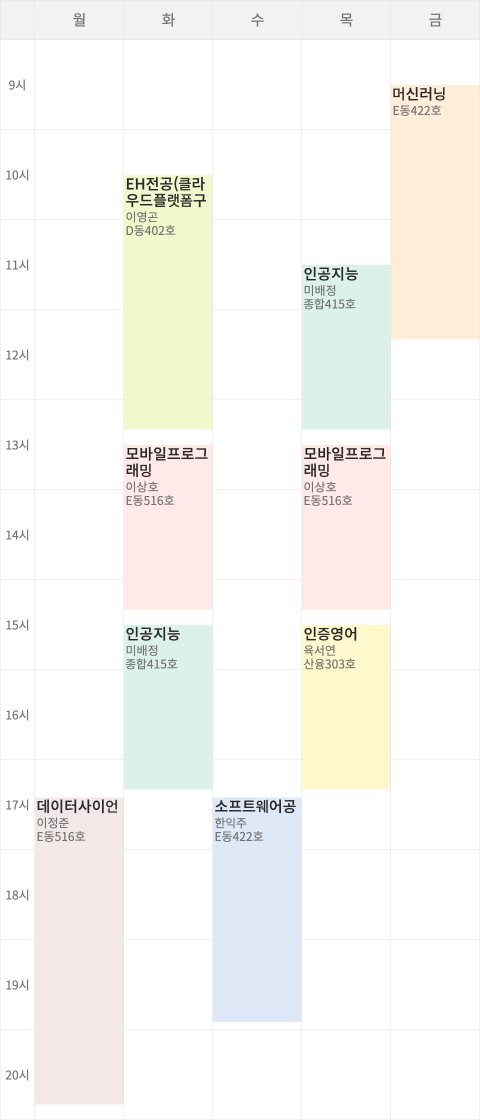
#> input picture everytime-parse-api/assets/everytime.png, 960 x 2240 px, found by its file name (shown at 1/2 size)
$ python vision.py
#> lines starting #> are read from the running program, lines starting #| are printed output that depends on the picture; after the words box and inside, x2 and y2 are one past the last pixel; in counts of white or black regions, pixels touching at a corner belong together
from typing import BinaryIO, List, Tuple, Union
import pprint
import math
import cv2
import numpy as np


def normal_round(n):
    if n - math.floor(n) < 0.5:
        return math.floor(n)
    return math.ceil(n)


def smoothen_minutes(minutes):
    if (remainder := minutes % 10) <= 3:
        return minutes - remainder
    elif remainder >= 7:
        return minutes - remainder + 10
    else:
        return minutes - remainder + 5


def get_coords(img, colors, is_mobile_image=False):
    coords = []
    for color in colors:
        if len(set(color.tolist())) != 1:
            continue

        mask_color = cv2.inRange(img, color, color)
        contours, _ = cv2.findContours(
            mask_color, cv2.RETR_EXTERNAL, cv2.CHAIN_APPROX_SIMPLE)

        for contour in contours:
            x, y, w, h = map(int, cv2.boundingRect(contour))
            if x <= 1 or y <= 1:
                continue
            if 50 > w or 50 > h:
                continue
            coords.append((x, y, w, h))

    coords.sort()
    padding_x, padding_y, _, _ = coords[0]
    coords.sort(key=lambda x: x[3], reverse=True)

    _, _, one_day_x, one_hour_y = coords[len(coords)//2]

    # add border height
    if is_mobile_image:
        one_hour_y += 2
    else:
        one_hour_y += 1

    return padding_x, padding_y, one_day_x, one_hour_y


def parse_img(img_url: str = "", img_file: BinaryIO = None, debug: bool = False):
#> called with img_url = './assets/everytime.png', debug = True
    if img_url:
        img: np.ndarray = cv2.imread(img_url)
#> img is the input picture: shape (2240, 960, 3); mean B, G, R 243.3, 247, 247.6
    elif img_file:
        file_bytes = np.fromstring(img_file.read(), dtype=np.uint8)
        img: np.ndarray = cv2.imdecode(file_bytes, cv2.IMREAD_COLOR)
    else:
        return []
    img_y, img_x, _ = img.shape
#> img_y = 2240; img_x = 960

    # 일단 이걸로 판단할 수 있음
    # 더 좋은 해결책 TODO
    is_mobile_image = img_x != 960
#> is_mobile_image = False

    if is_mobile_image:
        width = 1038
    else:
        width = 960

    r = width / float(img_x)
#> r = 1
    dim = (width, int(img_y * r))
#> dim = (960, 2240)

    img = cv2.resize(img, dim)

    img_y, img_x, _ = img.shape

    reshaped: np.ndarray = np.reshape(img, (-1, 3))  # 2d rgb to 1d rgb
    colors: np.ndarray = np.unique(reshaped, axis=0)
#> colors = 2112 rows, first 8: [41, 41, 41], [49, 52, 51], [49, 52, 52], [50, 51, 52], [51, 51, 50], [51, 51, 51], [51, 51, 52], [55, 59, 58]

    result_img = img.copy()
    result = {}

    week = ['sun', 'mon', 'tue', 'wed', 'thu', 'fri', 'sat']

    for day in week:
        result[day] = []

    padding_x, padding_y, one_day_x, one_hour_y = get_coords(
        img, colors, is_mobile_image)
#> the loop in get_coords, `for color in colors:` made 2112 passes
#> pass 1, in get_coords, `mask_color = cv2.inRange(img, color, color)`:
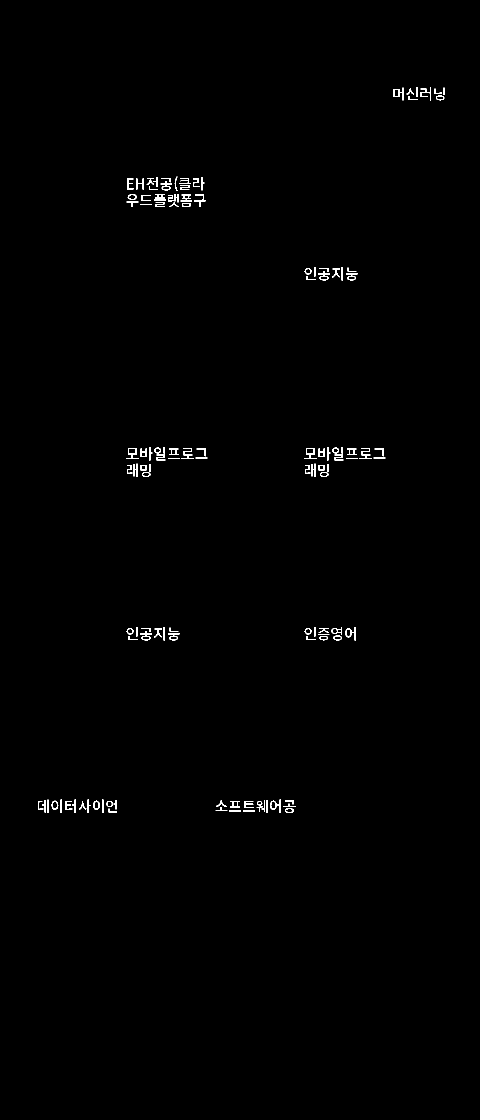
#> mask_color: shape (2240, 960) (shown at 1/2 size); 0.47% white in thin lines or dots, all inside (x1, y1, x2, y2) = (76, 174, 889, 1626)
#> after the loop in get_coords, `for color in colors:`:
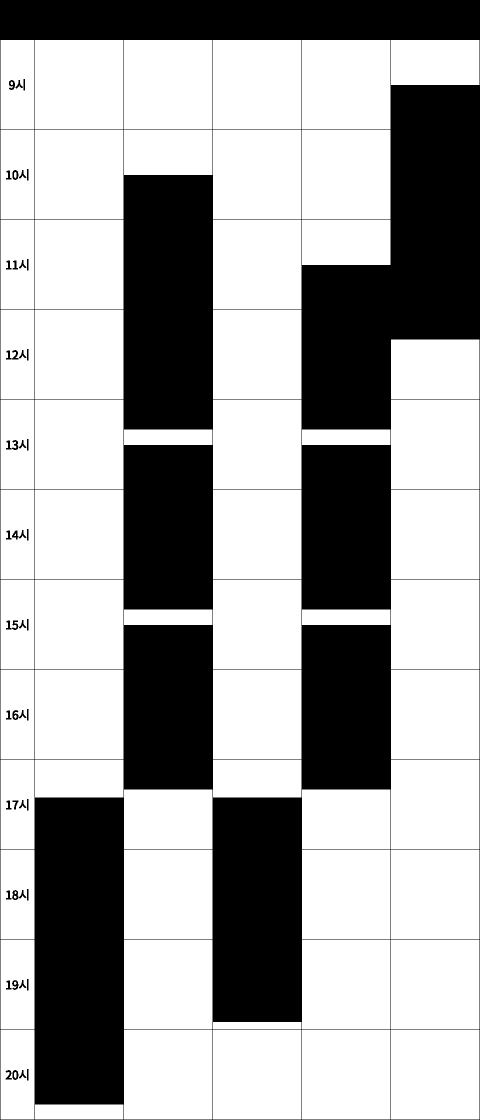
#> mask_color: shape (2240, 960) (shown at 1/2 size); 64.5% white; 48 black regions, largest, box (x1, y1, x2, y2) and area: (0, 0, 960, 2240) 759141, (24, 1780, 37, 1800) 155, (18, 160, 30, 180) 148
#> after the loop in get_coords, `for color in colors:`: coords = 42 items, first 6: (782, 2060, 177, 179), (604, 2060, 177, 179), (426, 2060, 177, 179), (248, 2060, 177, 179), (782, 1880, 177, 179), (604, 1880, 177, 179)
#> in get_coords, `padding_x, padding_y, _, _ = coords[0]`: padding_x = 70; padding_y = 80
#> in get_coords, `_, _, one_day_x, one_hour_y = coords[len(coords)//2]`: one_day_x = 177; one_hour_y = 179
#> in get_coords, `one_hour_y += 1`: one_hour_y = 180
#> padding_x = 70; padding_y = 80; one_day_x = 177; one_hour_y = 180

    initial_hour = 9.0

    for color in colors:
        if len(set(color.tolist())) == 1:
            continue
        mask_color = cv2.inRange(img, color, color)
        contours, _ = cv2.findContours(
            mask_color, cv2.RETR_EXTERNAL, cv2.CHAIN_APPROX_SIMPLE)

        for contour in contours:
            x, y, w, h = map(int, cv2.boundingRect(contour))

            if x == 0 or y == 0:
                continue
            if 50 > w or 50 > h:
                continue

            starting_time = initial_hour + (y - padding_y) / one_hour_y
            end_time = starting_time + (h / one_hour_y)
            starting_time = round(starting_time, 2)
            end_time = round(end_time, 2)

            starting_hour = int(starting_time // 1)
            end_hour = int(end_time // 1)

            starting_minutes = 0
            end_minutes = 0

            if starting_time % 1.0:
                starting_minutes = normal_round(
                    (starting_time % 1.0) * 60.0)  # avoid banker's rounding
            if end_time % 1.0:
                end_minutes = normal_round((end_time % 1.0) * 60.0)
                if end_minutes >= 59:  # avoid IEEE 754 error
                    end_hour += 1
                    end_minutes = 0
            starting_minutes, end_minutes = map(
                smoothen_minutes, [starting_minutes, end_minutes])

            day_num = round((x - padding_x) / one_day_x) + 1
            day = week[day_num]

            duplicate_list = [(idx, time) for idx, time in enumerate(result[day]) if
                              (time['starting_hour'] ==
                               starting_hour and abs(time['starting_minutes']-starting_minutes) <= 1) or
                              (time['end_hour'] == end_hour and abs(time['end_minutes']-end_minutes) <= 1)]

            dic = {'starting_hour': starting_hour, 'starting_minutes': starting_minutes,
                   'end_hour': end_hour, 'end_minutes': end_minutes}

            if duplicate_list:
                idx, duplicate = duplicate_list[0]
                starting_equals = duplicate['starting_hour'] == starting_hour and abs(
                    duplicate['starting_minutes']-starting_minutes) <= 1
                end_equals = duplicate['end_hour'] == end_hour and abs(
                    duplicate['end_minutes']-end_minutes) <= 1

                starting_includes = duplicate['starting_hour'] >= starting_hour and duplicate[
                    'starting_minutes'] >= starting_minutes
                end_includes = duplicate['end_hour'] <= end_hour and duplicate['end_minutes'] <= end_minutes

                if (starting_equals and end_includes) or (starting_includes and end_equals):
                    result[day][idx] = dic
                else:
                    continue
            else:
                result[day].append(dic)

            result_img = cv2.rectangle(
                result_img, (x, y), (x+w, y+h), (0, 0, 255), 2)
#> this loop made 2112 passes
#> (color, contours) on passes 2 to 4: ([49, 52, 51], 39 contours, all with area under 20), ([49, 52, 52], 19 contours, all with area under 20), ([50, 51, 52], 11 contours, all with area under 20)
#> pass 2, in parse_img, `mask_color = cv2.inRange(img, color, color)`:
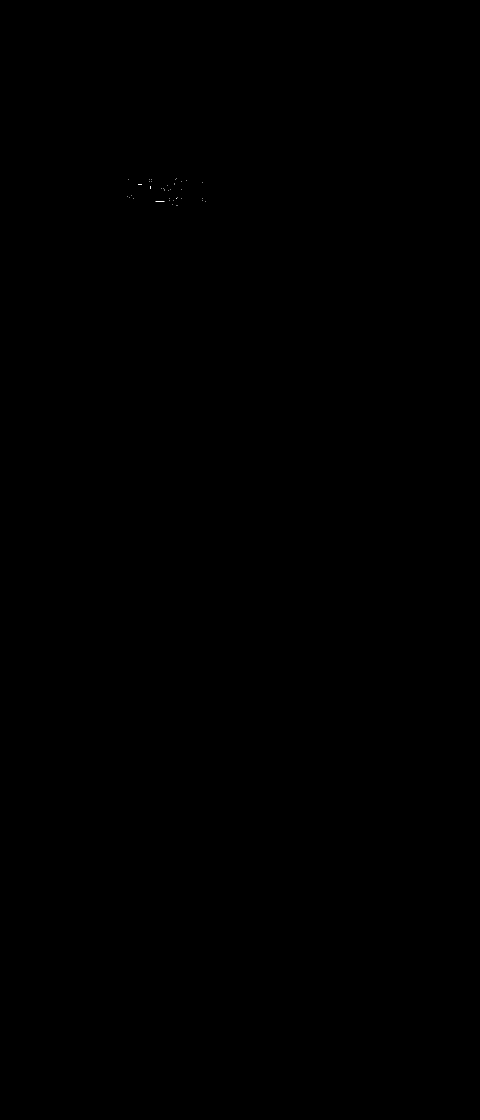
#> mask_color: shape (2240, 960) (shown at 1/2 size); 0% white in thin lines or dots, all inside (x1, y1, x2, y2) = (255, 357, 412, 412)
#> after the loop:
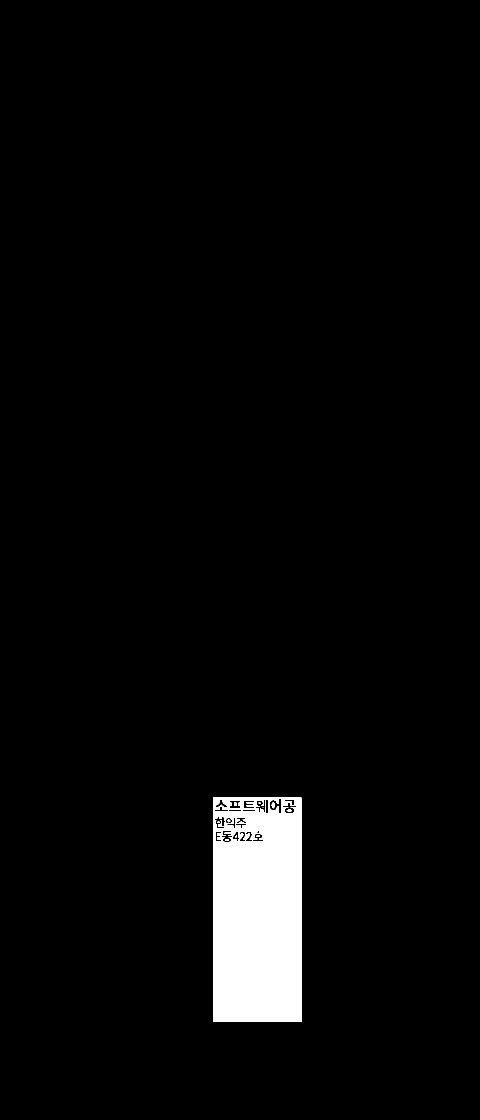
#> mask_color: shape (2240, 960) (shown at 1/2 size); 3.5% white; 11 white regions (4 under 20 px), largest, box (x1, y1, x2, y2) and area: (426, 1595, 603, 2044) 75613, (543, 1605, 550, 1617) 60, (468, 1605, 473, 1612) 35
#> after the loop:
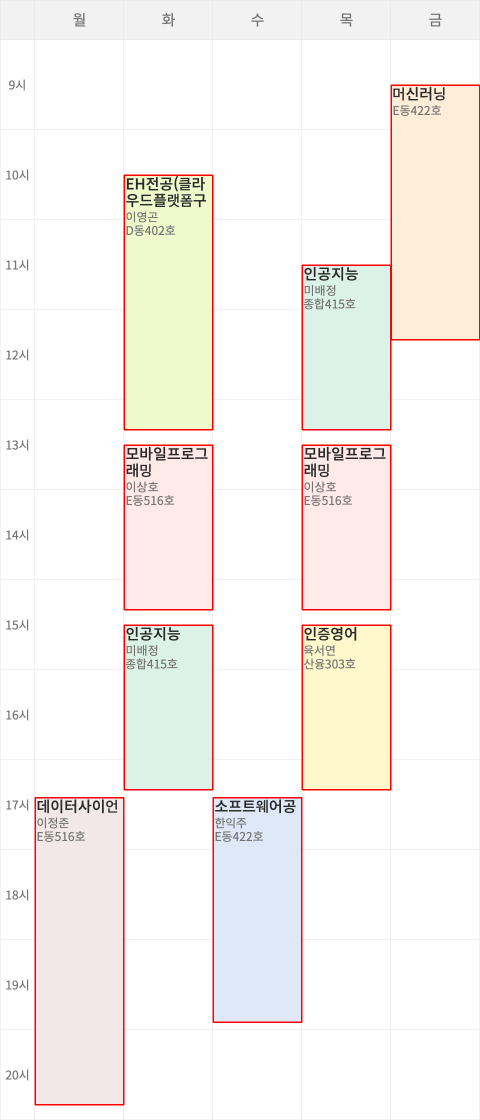
#> result_img: shape (2240, 960, 3) (shown at 1/2 size); 1.44% of pixels changed, all inside (x1, y1, x2, y2) = (69, 169, 960, 2211)
#> after the loop, result = 7 items

    for day in week:
        result[day].sort(key=lambda x: [v for v in x.values()])

    if debug:
        printer = pprint.PrettyPrinter(2)
        printer.pprint(result)
#> (printed output is left out)
        for day, idx in result.items():
            print(
                f"{day}요일 수업 시작 시간: {idx}")
#> this loop made 7 passes
#> day on passes 2 to 6: 'mon', 'tue', 'wed', 'thu', 'fri'
#> (printed output is left out)

        cv2.imshow('img', result_img)
        cv2.waitKey()
        cv2.destroyAllWindows()

    return result


if __name__ == '__main__':
    parse_img(img_url='./assets/everytime.png', debug=True)
